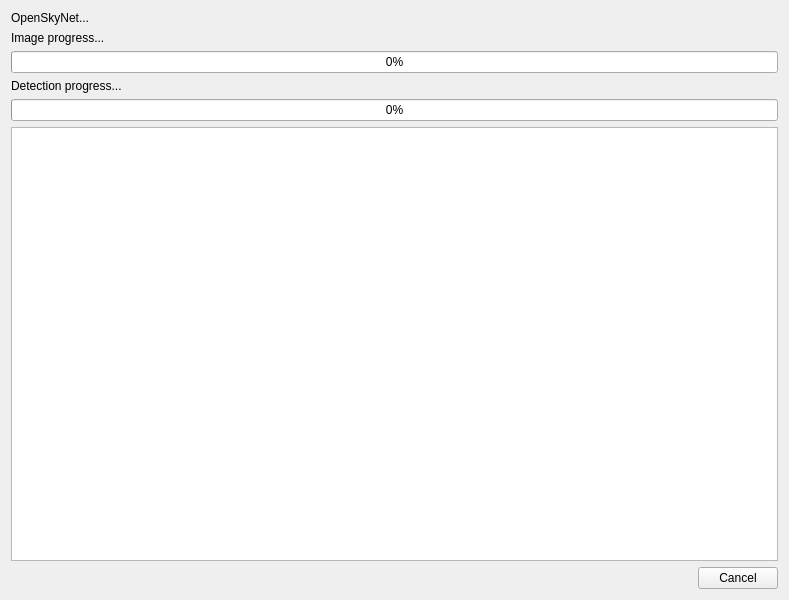
<?xml version="1.0" encoding="UTF-8"?>
<ui version="4.0">
 <class>ProgressWindow</class>
 <widget class="QWidget" name="ProgressWindow">
  <property name="geometry">
   <rect>
    <x>0</x>
    <y>0</y>
    <width>789</width>
    <height>600</height>
   </rect>
  </property>
  <property name="windowTitle">
   <string>Progress</string>
  </property>
  <layout class="QGridLayout" name="gridLayout_2">
   <item row="1" column="0">
    <widget class="QLabel" name="label_2">
     <property name="text">
      <string>Image progress...</string>
     </property>
    </widget>
   </item>
   <item row="2" column="0">
    <widget class="QProgressBar" name="progressBar">
     <property name="value">
      <number>0</number>
     </property>
    </widget>
   </item>
   <item row="0" column="0">
    <widget class="QLabel" name="progressBarText">
     <property name="text">
      <string>OpenSkyNet...</string>
     </property>
    </widget>
   </item>
   <item row="6" column="0" alignment="Qt::AlignRight">
    <widget class="QPushButton" name="cancelPushButton">
     <property name="layoutDirection">
      <enum>Qt::LeftToRight</enum>
     </property>
     <property name="text">
      <string>Cancel</string>
     </property>
    </widget>
   </item>
   <item row="4" column="0">
    <widget class="QProgressBar" name="progressBar_2">
     <property name="value">
      <number>0</number>
     </property>
    </widget>
   </item>
   <item row="3" column="0">
    <widget class="QLabel" name="label">
     <property name="text">
      <string>Detection progress...</string>
     </property>
    </widget>
   </item>
   <item row="5" column="0">
    <widget class="QTextBrowser" name="progressDisplay"/>
   </item>
  </layout>
 </widget>
 <resources/>
 <connections/>
</ui>
